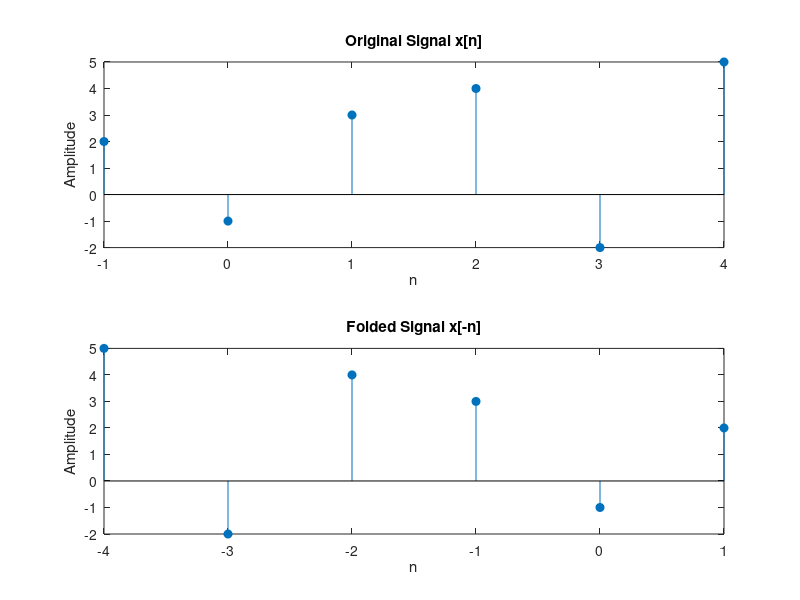

Here is the MATLAB script that generated this plot:
clc;
clear;
close all;

% Time index
t = -1:4;

% Signal values
x = [2, -1, 3, 4, -2, 5];

% Time reversal (folding)
t_folded = -t;

% Plot original signal
subplot(2,1,1);
stem(t, x, 'filled');
xlabel('n');
ylabel('Amplitude');
title('Original Signal x[n]');

% Plot folded signal
subplot(2,1,2);
stem(t_folded, x, 'filled');
xlabel('n');
ylabel('Amplitude');
title('Folded Signal x[-n]');
